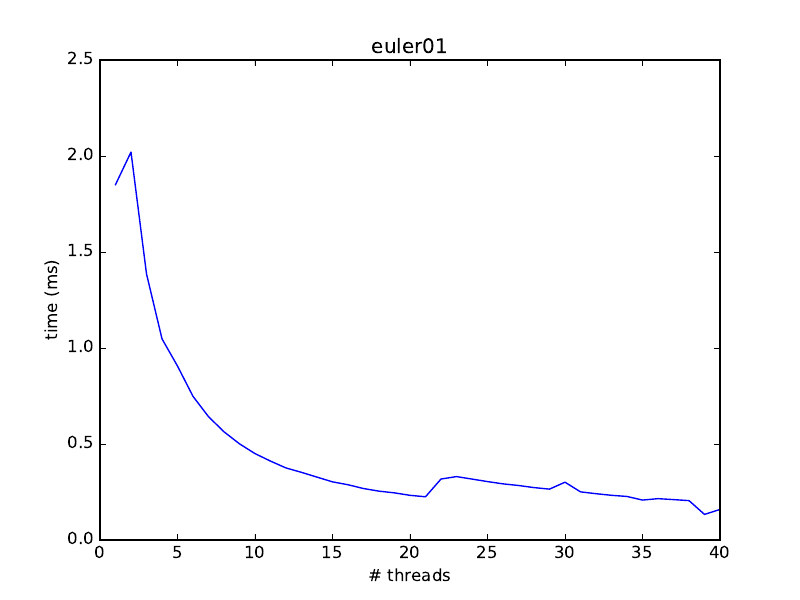

Write the Python code that produced this figure.
import numpy as np
import matplotlib.pyplot as plt
import sys

if len(sys.argv) != 2:
    print('Usage: {0:s} input'.format(sys.argv[0]))
    exit()

N, time = np.loadtxt(sys.argv[1], usecols=[7,8], unpack=True)
plt.plot(N, time)
plt.title('euler01')
plt.xlabel('# threads')
plt.ylabel('time (ms)')
plt.savefig('problem1.pdf')
